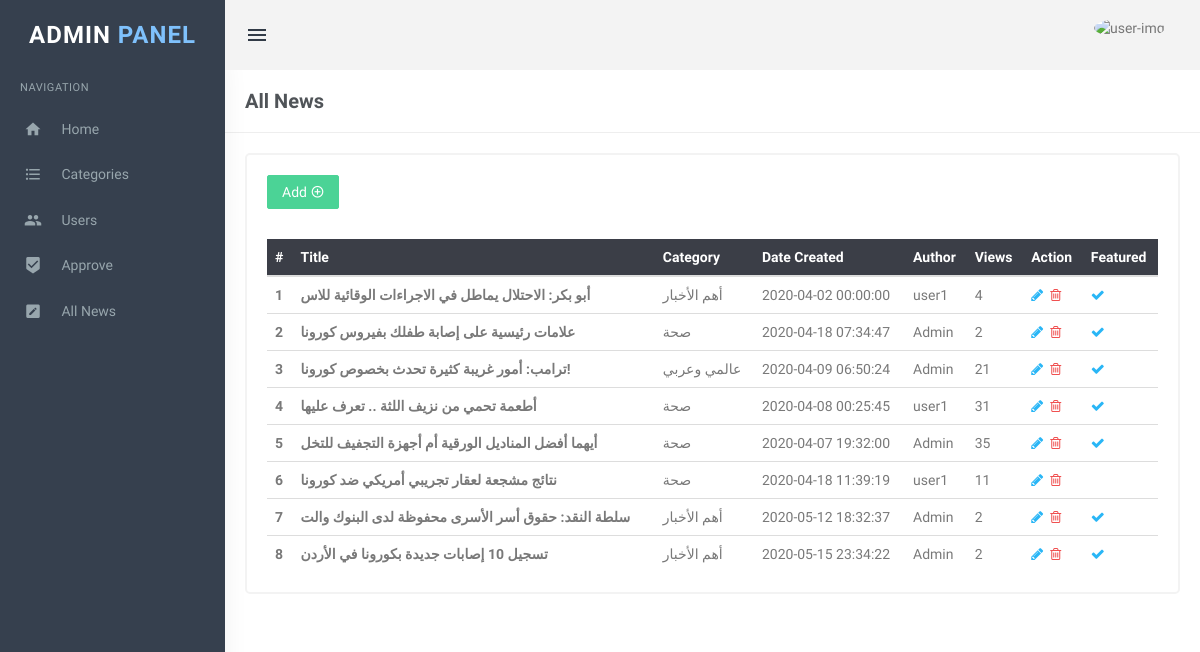
The page /adminPanel/AllNews.php (signed in) on the database its author committed.
### tables this page shows
CREATE TABLE IF NOT EXISTS `news` (
  `id` tinyint(4) NOT NULL AUTO_INCREMENT,
  `title` varchar(50) NOT NULL,
  `content` mediumtext NOT NULL,
  `author_id` int(20) DEFAULT NULL,
  `date` datetime NOT NULL,
  `feature` tinyint(1) NOT NULL,
  `approve` tinyint(1) NOT NULL,
  `category` varchar(30) NOT NULL,
  `views` int(11) NOT NULL,
  `comments` int(11) NOT NULL,
  `img` varchar(535) NOT NULL,
  `thumbnail` varchar(535) NOT NULL,
  PRIMARY KEY (`id`)
);

CREATE TABLE IF NOT EXISTS `users` (
  `id` int(200) NOT NULL AUTO_INCREMENT,
  `username` varchar(20) NOT NULL,
  `password` varchar(30) NOT NULL,
  `email` varchar(40) NOT NULL,
  `name` varchar(20) NOT NULL,
  `roll` varchar(20) NOT NULL,
  `birthdate` date NOT NULL,
  PRIMARY KEY (`id`) USING BTREE,
  UNIQUE KEY `email` (`email`),
  UNIQUE KEY `username` (`username`) USING BTREE
);

### adminPanel/AllNews.php (the view, shortened to what this page needs)
<?php
include('includes/config.php');
?>
<!DOCTYPE html>
<html lang="en">
<head>
    <link href="assets/css/bootstrap.min.css" rel="stylesheet" type="text/css" />
    <link href="assets/css/core.css" rel="stylesheet" type="text/css" />
    <link href="assets/css/components.css" rel="stylesheet" type="text/css" />
    <link href="assets/css/icons.css" rel="stylesheet" type="text/css" />
    <link href="assets/css/pages.css" rel="stylesheet" type="text/css" />
    <link href="assets/css/menu.css" rel="stylesheet" type="text/css" />
    <link href="assets/css/responsive.css" rel="stylesheet" type="text/css" />
</head>
<body class="fixed-left">
    <div id="wrapper">
        <?php include('includes/topheader.php');?>
        <?php include('includes/leftsidebar.php');?>
        <div class="content-page">
            <div class="content">
                <div class="container">
                    <div class="row">
                        <div class="col-xs-12">
                            <div class="page-title-box">
                                <h4 class="page-title">All News</h4>
                                <div class="clearfix"></div>
                            </div>
                        </div>
                    </div>
                    <div class="row">
                        <div class="col-sm-12">
                            <div class="card-box">
                                <div class="m-b-30">
                                    <a href="addNews.php">
                                        <button id="addNews" class="btn btn-success waves-effect waves-light">Add
                                            <i class="mdi mdi-plus-circle-outline"></i></button>
                                    </a>
                                </div>
                                <div class="table-responsive">
                                    <table class="table table-colored table-centered table-inverse m-0">
                                        <thead>
                                            <tr>
                                                <th>#</th>
                                                <th>Title</th>
                                                <th>Category</th>
                                                <th>Date Created</th>
                                                <th>Author</th>
                                                <th>Views</th>
                                                <?php
                                                if ($_SESSION['user_roll'] == "admin") {
                                                    echo "<th>Action</th>";
                                                    echo "<th>Featured</th>";
                                                }
                                                ?>
                                            </tr>
                                        </thead>
                                        <tbody>
                                            <?php
                                                $query = "SELECT id, title, category, date, author_id, views FROM news WHERE approve='1'";
                                                $result = mysqli_query($con, $query);
                                                $rowcount = mysqli_num_rows($result);
                                                $count = 1;
                                                if ($rowcount == 0){
                                                ?>
                                            <tr>
                                                <td colspan="4" align="center">
                                                    <h3 style="color:red">No news found</h3>
                                                </td>
                                            <tr>
                                                <?php }
                                                    else {
                                                        while($row = mysqli_fetch_array($result)) {
                                                            $authorId = $row['author_id'];
                                                            $query2 = "SELECT name FROM users WHERE id='$authorId'";
                                                            $result2 = mysqli_query($con, $query2);
                                                            if ($rowcount == 0) {
                                                                $authorId = 111;
                                                                $authorName = 'undefined';
                                                            }
                                                            else {
                                                                $row2 =  mysqli_fetch_array($result2);
                                                                $authorName = $row2['name'];
                                                            }
                                                ?>
                                            <tr>
                                                <th scope="row"><?php echo htmlentities($count);?></th>
                                                <td><b><?php echo htmlentities($row['title']);?></b></td>
                                                <td><?php echo htmlentities($row['category'])?></td>
                                                <td><?php echo htmlentities($row['date'])?></td>
                                                <td><?php echo htmlentities($authorName)?></td>
                                                <td><?php echo htmlentities($row['views'])?></td>
                                                <?php
                                                    if ($_SESSION['user_roll'] == "admin") {?>
                                                <td><a href="editNews.php?pid=<?php htmlentities($row['id'])?>"><i
                                                            class="fa fa-pencil" style="color: #29b6f6;"></i></a>
                                                    &nbsp;<a
                                                        href="AllNews.php?id=<?php htmlentities($row['id'])?>&&action=del"
                                                        onclick="return confirm('Do you really want to delete ?')"><i
                                                            class="fa fa-trash-o" style="color: #f05050"></i></a></td>
                                                <?php
                                                    $ID = $row['id'];
                                                    $query1 = "SELECT id FROM news WHERE  id = '$ID' AND feature = '0'";
                                                    $result1 = mysqli_query($con,$query1);
                                                    $rowcount1 = mysqli_num_rows($result1);
                                                    if ($rowcount1 != 0) {
                                                        echo '<td><a href="AllNews.php?id='.htmlentities($row['id']).'&&action=upd"><i class="fa fa-check" style="color: #29b6f6;"></i></a>';
                                                    }
                                                    else
                                                    echo '<td></td>';
                                                ?>
                                            </tr>
                                            <?php  $count++;
                                            } }}?>
                                        </tbody>
                                    </table>
                                </div>
                            </div>
                        </div>
                    </div>
                </div>
            </div>
        </div>
    </div>
</body>
</html>

### adminPanel/assets/css/core.css (style rules this page uses)
body { font-family: 'Varela Round', sans-serif; margin: 0; padding-bottom: 60px; overflow-x: hidden; color: #797979; }
html { position: relative; min-height: 100%; }
.h1, .h2, .h3, .h4, .h5, .h6, h1, h2, h3, h4, h5, h6 { color: #505458; font-family: 'Hind Madurai', sans-serif; margin: 10px 0; }
* { outline: none !important; }
b, strong { font-weight: 600; font-family: 'Hind Madurai', sans-serif; }
.container { width: auto; }
#wrapper { height: 100%; overflow: hidden; width: 100%; }
.m-0 { margin: 0 !important; }
.m-b-30 { margin-bottom: 30px !important; }
.card-box { padding: 20px; border: 2px solid #f3f3f3; -webkit-border-radius: 5px; border-radius: 5px; -moz-border-radius: 5px; background-clip: padding-box; margin-bottom: 20px; background-color: #ffffff; }
.row { margin-right: -10px; margin-left: -10px; }
.col-lg-1, .col-lg-10, .col-lg-11, .col-lg-12, .col-lg-2, .col-lg-3, .col-lg-4, .col-lg-5, .col-lg-6, .col-lg-7, .col-lg-8, .col-lg-9, .col-md-1, .col-md-10, .col-md-11, .col-md-12, .col-md-2, .col-md-3, .col-md-4, .col-md-5, .col-md-6, .col-md-7, .col-md-8, .col-md-9, .col-sm-1, .col-sm-10, .col-sm-11, .col-sm-12, .col-sm-2, .col-sm-3, .col-sm-4, .col-sm-5, .col-sm-6, .col-sm-7, .col-sm-8, .col-sm-9, .col-xs-1, .col-xs-10, .col-xs-11, .col-xs-12, .col-xs-2, .col-xs-3, .col-xs-4, .col-xs-5, .col-xs-6, .col-xs-7, .col-xs-8, .col-xs-9 { padding-left: 10px; padding-right: 10px; }
.waves-effect { position: relative; cursor: pointer; display: inline-block; overflow: hidden; -webkit-user-select: none; -moz-user-select: none; -ms-user-select: none; user-select: none; -webkit-tap-highlight-color: transparent; vertical-align: middle; z-index: 1; will-change: opacity, transform; -webkit-transition: all 0.3s ease-out; -moz-transition: all 0.3s ease-out; -o-transition: all 0.3s ease-out; -ms-transition: all 0.3s ease-out; transition: all 0.3s ease-out; }

### adminPanel/assets/css/menu.css (style rules this page uses)
.content-page { margin-left: 225px; overflow: hidden; }
.content-page .content { padding: 0 5px 10px 5px; margin-top: 70px; }
.page-title { font-size: 20px; margin-bottom: 0; margin-top: 0; font-weight: 600; }
.page-title-box { padding: 20px; border-bottom: 1px solid #eee; margin: 0 -20px 20px -20px; }
.page-title-box .page-title { margin-bottom: 0; float: left; }

### rows shown on the page
news: count "1", title "أبو بكر: الاحتلال يماطل في الاجراءات الوقائية للاس", category "أهم الأخبار", date "2020-04-02 00:00:00", author.name "user1", views "4"
news: count "2", title "علامات رئيسية على إصابة طفلك بفيروس كورونا", category "صحة", date "2020-04-18 07:34:47", author.name "Admin", views "2"
news: count "3", title "ترامب: أمور غريبة كثيرة تحدث بخصوص كورونا!", category "عالمي وعربي", date "2020-04-09 06:50:24", author.name "Admin", views "21"
news: count "4", title "أطعمة تحمي من نزيف اللثة .. تعرف عليها", category "صحة", date "2020-04-08 00:25:45", author.name "user1", views "31"
news: count "5", title "أيهما أفضل المناديل الورقية أم أجهزة التجفيف للتخل", category "صحة", date "2020-04-07 19:32:00", author.name "Admin", views "35"
news: count "6", title "نتائج مشجعة لعقار تجريبي أمريكي ضد كورونا", category "صحة", date "2020-04-18 11:39:19", author.name "user1", views "11"
news: count "7", title "سلطة النقد: حقوق أسر الأسرى محفوظة لدى البنوك والت", category "أهم الأخبار", date "2020-05-12 18:32:37", author.name "Admin", views "2"
news: count "8", title "تسجيل 10 إصابات جديدة بكورونا في الأردن", category "أهم الأخبار", date "2020-05-15 23:34:22", author.name "Admin", views "2"
